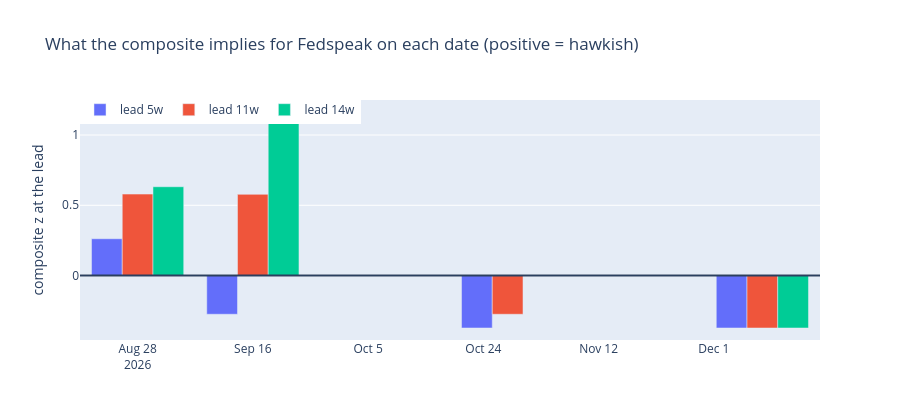

Here is the notebook cell this chart was saved with:
### Markdown cell above
### Chart 3 — where the lead points next

At a lead of L weeks the data surfacing in Fed language on a date D is the
composite as it stood L weeks before D. Positive means the data reaching
Fedspeak that week ran hot.

### Code cell
FWD = FEC.forward_read(["2026-08-28", "2026-09-16", "2026-10-28", "2026-12-09"],
                       leads_w=(5, 11, 14))
print(FWD.to_string(index=False))

import plotly.graph_objects as go

f = go.Figure()
for Lw in (5, 11, 14):
    f.add_bar(x=[str(d) for d in FWD["date"]], y=FWD[f"z_composite_at_L{Lw}"],
              name=f"lead {Lw}w")
f.add_hline(y=0, line=dict(width=2))
f.update_layout(title="What the composite implies for Fedspeak on each date "
                      "(positive = hawkish)",
                yaxis_title="composite z at the lead", height=420,
                legend=dict(orientation="h", y=1.02, x=0))
f.show()

### Figure 1 — Plotly figure (JSON) as saved in the notebook; plotly's stock layout.template omitted (floating-point values rounded to 4 significant figures)
{"data": [{"name": "lead 5w", "type": "bar", "x": ["2026-08-28", "2026-09-16", "2026-10-28", "2026-12-09"], "y": [0.262, -0.2755, -0.3732, -0.3732]}, {"name": "lead 11w", "type": "bar", "x": ["2026-08-28", "2026-09-16", "2026-10-28", "2026-12-09"], "y": [0.5798, 0.5779, -0.2755, -0.3732]}, {"name": "lead 14w", "type": "bar", "x": ["2026-08-28", "2026-09-16", "2026-10-28", "2026-12-09"], "y": [0.632, 1.164, -0.0005226, -0.3732]}], "layout": {"height": 420, "legend": {"orientation": "h", "x": 0, "y": 1.02}, "shapes": [{"line": {"width": 2}, "type": "line", "x0": 0, "x1": 1, "xref": "x domain", "y0": 0, "y1": 0, "yref": "y"}], "title": {"text": "What the composite implies for Fedspeak on each date (positive = hawkish)"}, "yaxis": {"title": {"text": "composite z at the lead"}}}}
